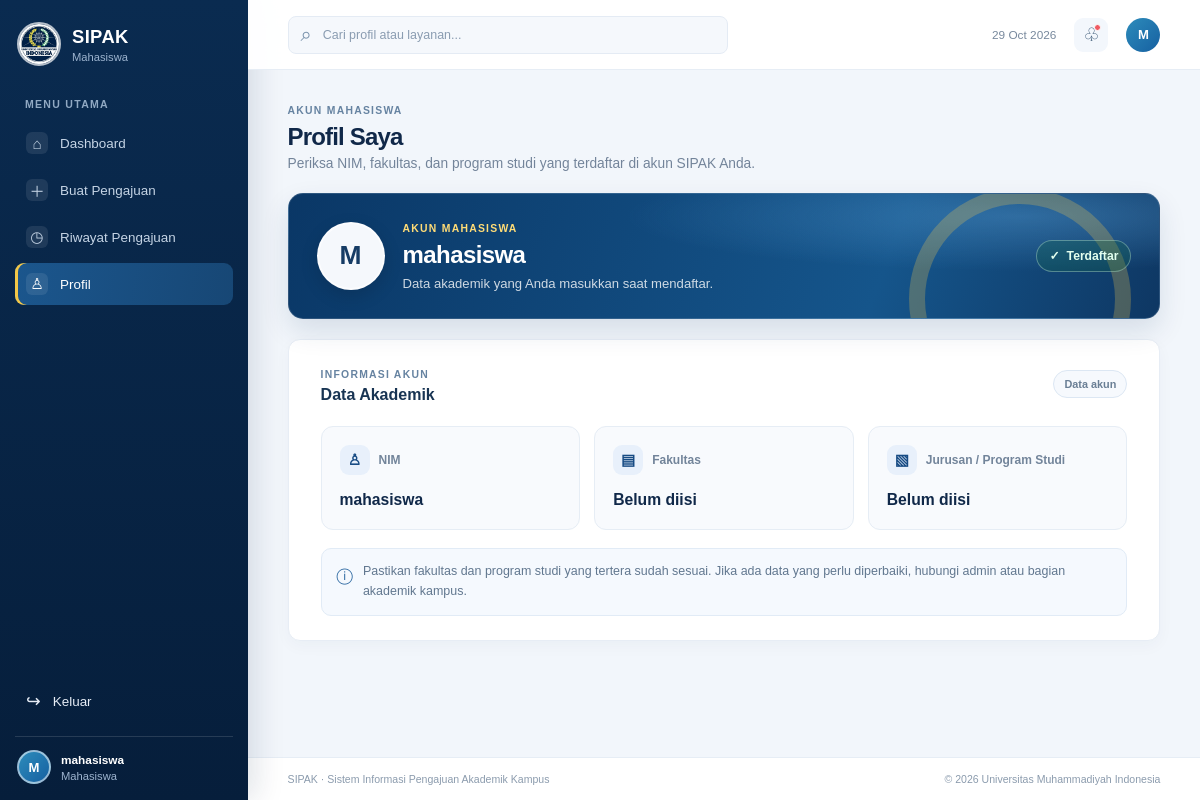
The page /mahasiswa/profil.php (signed in) on the database its author committed.
### tables this page shows
CREATE TABLE users (
    id INT AUTO_INCREMENT PRIMARY KEY,
    username VARCHAR(100) NOT NULL,
    password VARCHAR(255) NOT NULL,
    role ENUM('mahasiswa', 'dosen', 'admin', 'superadmin') NOT NULL,
    fakultas VARCHAR(150) DEFAULT NULL,
    jurusan VARCHAR(150) DEFAULT NULL,
    created_at TIMESTAMP DEFAULT CURRENT_TIMESTAMP
);

### mahasiswa/profil.php (the view, shortened to what this page needs)
<?php
require_once __DIR__ . '/../includes/dashboard_layout.php';
$username = $_SESSION['user']['username'] ?? '';
$profile = null;
$profileError = '';
try {
    $connection = getDbConnection();
    $role = 'mahasiswa';
    $statement = $connection->prepare('SELECT username, fakultas, jurusan FROM users WHERE username = ? AND role = ? LIMIT 1');
    $statement->bind_param('ss', $username, $role);
    $statement->execute();
    $profile = $statement->get_result()->fetch_assoc();
} catch (mysqli_sql_exception | RuntimeException $exception) {
    error_log('SIPAK student profile error: ' . $exception->getMessage());
    $profileError = 'Data profil belum dapat dimuat. Silakan coba kembali beberapa saat lagi.';
}
dashboardRenderStart('mahasiswa', $username, 'Profil Mahasiswa', 'Cari profil atau layanan...', $profileError);
?>
<section class="dashboard-page-heading profile-page-heading">
    <div>
        <span class="panel-kicker">AKUN MAHASISWA</span>
        <h1>Profil Saya</h1>
        <p>Periksa NIM, fakultas, dan program studi yang terdaftar di akun SIPAK Anda.</p>
    </div>
</section>
<?php if ($profile !== null): ?>
    <section class="profile-overview" aria-label="Ringkasan akun mahasiswa">
        <div class="profile-avatar" aria-hidden="true"><?php echo dashboardEscape(strtoupper(substr($profile['username'], 0, 1))); ?></div>
        <div class="profile-overview-copy">
            <span>AKUN MAHASISWA</span>
            <h2><?php echo dashboardEscape($profile['username']); ?></h2>
            <p>Data akademik yang Anda masukkan saat mendaftar.</p>
        </div>
        <span class="profile-status"><span aria-hidden="true">✓</span> Terdaftar</span>
    </section>
    <section class="dashboard-panel profile-details-panel" aria-labelledby="profile-details-title">
        <div class="dashboard-panel-heading">
            <div>
                <span class="panel-kicker">INFORMASI AKUN</span>
                <h2 id="profile-details-title">Data Akademik</h2>
            </div>
            <span class="profile-readonly-label">Data akun</span>
        </div>
        <dl class="profile-details">
            <div class="profile-detail-item">
                <dt><span class="profile-detail-icon" aria-hidden="true">♙</span>NIM</dt>
                <dd><?php echo dashboardEscape($profile['username']); ?></dd>
            </div>
            <div class="profile-detail-item">
                <dt><span class="profile-detail-icon" aria-hidden="true">▤</span>Fakultas</dt>
                <dd><?php echo dashboardEscape($profile['fakultas'] ?: 'Belum diisi'); ?></dd>
            </div>
            <div class="profile-detail-item">
                <dt><span class="profile-detail-icon" aria-hidden="true">▧</span>Jurusan / Program Studi</dt>
                <dd><?php echo dashboardEscape($profile['jurusan'] ?: 'Belum diisi'); ?></dd>
            </div>
        </dl>
        <p class="profile-help"><span aria-hidden="true">ⓘ</span> Pastikan fakultas dan program studi yang tertera sudah sesuai. Jika ada data yang perlu diperbaiki, hubungi admin atau bagian akademik kampus.</p>
    </section>
<?php endif; ?>
<?php dashboardRenderEnd(); ?>

### includes/dashboard_layout.php (shortened to what this page needs)
<?php
function dashboardEscape($value)
{
    return htmlspecialchars((string) $value, ENT_QUOTES, 'UTF-8');
}
function dashboardNavigation($role)
{
    $navigation = [
        'mahasiswa' => [
            ['icon' => '⌂', 'label' => 'Dashboard', 'href' => 'dashboard.php'],
            ['icon' => '＋', 'label' => 'Buat Pengajuan', 'href' => 'buat_pengajuan.php'],
            ['icon' => '◷', 'label' => 'Riwayat Pengajuan', 'href' => 'riwayat_pengajuan.php'],
            ['icon' => '♙', 'label' => 'Profil', 'href' => 'profil.php'],
        ],
        'dosen' => [
            ['icon' => '⌂', 'label' => 'Dashboard', 'href' => 'dashboard.php'],
            ['icon' => '▤', 'label' => 'Daftar Pengajuan', 'href' => 'daftar_pengajuan.php'],
            ['icon' => '✓', 'label' => 'Verifikasi', 'href' => 'verifikasi.php'],
        ],
        'admin' => [
            ['icon' => '⌂', 'label' => 'Dashboard', 'href' => 'dashboard.php'],
            ['icon' => '▤', 'label' => 'Kelola Pengajuan', 'href' => 'kelola_pengajuan.php'],
            ['icon' => '♙', 'label' => 'Kelola Pengguna', 'href' => 'kelola_pengguna.php'],
            ['icon' => '▦', 'label' => 'Kelola Kategori', 'href' => 'kelola_kategori.php'],
            ['icon' => '▧', 'label' => 'Laporan', 'href' => 'laporan.php'],
        ],
        'superadmin' => [
            ['icon' => '⌂', 'label' => 'Dashboard', 'href' => 'dashboard.php'],
            ['icon' => '♙', 'label' => 'Pengguna', 'href' => 'pengguna.php'],
            ['icon' => '◇', 'label' => 'Role', 'href' => 'role.php'],
            ['icon' => '⚙', 'label' => 'Pengaturan', 'href' => 'pengaturan.php'],
        ],
    ];
    return $navigation[$role] ?? [];
}
function dashboardRenderStart($role, $username, $title, $searchHint, $error = '')
{
    $safeUsername = dashboardEscape($username);
    $searchHint = dashboardEscape($searchHint);
    $roleLabel = [
        'mahasiswa' => 'Mahasiswa',
        'dosen' => 'Dosen',
        'admin' => 'Admin',
        'superadmin' => 'Superadmin',
    ][$role] ?? 'Pengguna';
    $initial = strtoupper(substr((string) $username, 0, 1));
    $navigation = dashboardNavigation($role);
    ?>
    <!DOCTYPE html>
    <html lang="id">
    <head>
        <link rel="stylesheet" href="../assets/css/style.css?v=<?php echo filemtime(__DIR__ . '/../assets/css/style.css'); ?>">
    </head>
    <body class="dashboard-page">
        <div class="dashboard-shell">
            <aside class="dashboard-sidebar" id="dashboard-sidebar">
                <a class="dashboard-logo" href="dashboard.php">
                    <img src="../assets/img/WhatsApp%20Image%202026-10-16%20at%2020.53.26.jpeg" alt="">
                    <span><strong>SIPAK</strong><small><?php echo $roleLabel; ?></small></span>
                </a>
                <div class="dashboard-sidebar-label">MENU UTAMA</div>
                <nav aria-label="Navigasi dashboard">
                    <ul class="dashboard-nav">
                        <?php foreach ($navigation as $item): ?>
                            <li>
                                <a class="<?php echo basename($_SERVER['SCRIPT_NAME']) === $item['href'] ? 'active' : ''; ?>" href="<?php echo dashboardEscape($item['href']); ?>">
                                    <span class="dashboard-nav-icon" aria-hidden="true"><?php echo dashboardEscape($item['icon']); ?></span>
                                    <span><?php echo dashboardEscape($item['label']); ?></span>
                                </a>
                            </li>
                        <?php endforeach; ?>
                    </ul>
                </nav>
                <a class="dashboard-logout" href="../logout.php"><span aria-hidden="true">↪</span> Keluar</a>
                <div class="dashboard-sidebar-user">
                    <span class="dashboard-avatar"><?php echo dashboardEscape($initial); ?></span>
                    <span><strong><?php echo $safeUsername; ?></strong><small><?php echo $roleLabel; ?></small></span>
                </div>
            </aside>
            <div class="dashboard-main">
                <header class="dashboard-topbar">
                    <div class="dashboard-search">
                        <span aria-hidden="true">⌕</span>
                        <input type="search" placeholder="<?php echo $searchHint; ?>" aria-label="<?php echo $searchHint; ?>">
                    </div>
                    <div class="dashboard-topbar-actions">
                        <span class="dashboard-date"><?php echo dashboardEscape(date('d M Y')); ?></span>
                        <button class="dashboard-notification" type="button" aria-label="Notifikasi">♧<span></span></button>
                        <span class="dashboard-avatar dashboard-avatar-light"><?php echo dashboardEscape($initial); ?></span>
                    </div>
                </header>
                <main class="dashboard-content">
    <?php
}
function dashboardRenderEnd()
{
    ?>
                </main>
                <footer class="dashboard-footer">
                    <span>SIPAK · Sistem Informasi Pengajuan Akademik Kampus</span>
                    <span>&copy; <?php echo date('Y'); ?> Universitas Muhammadiyah Indonesia</span>
                </footer>
            </div>
        </div>
    </body>
    </html>
    <?php
}
    ?>

### rows shown on the page
users: username "M", username "mahasiswa", fakultas "Belum diisi", jurusan "Belum diisi"

### other values the page prints
$roleLabel "Mahasiswa"
dashboardEscape($item['icon']) "⌂"
dashboardEscape($item['label']) "Dashboard"
dashboardEscape($item['icon']) "＋"
dashboardEscape($item['label']) "Buat Pengajuan"
dashboardEscape($item['icon']) "◷"
dashboardEscape($item['label']) "Riwayat Pengajuan"
dashboardEscape($item['icon']) "♙"
dashboardEscape($item['label']) "Profil"
dashboardEscape($initial) "M"
$safeUsername "mahasiswa"
